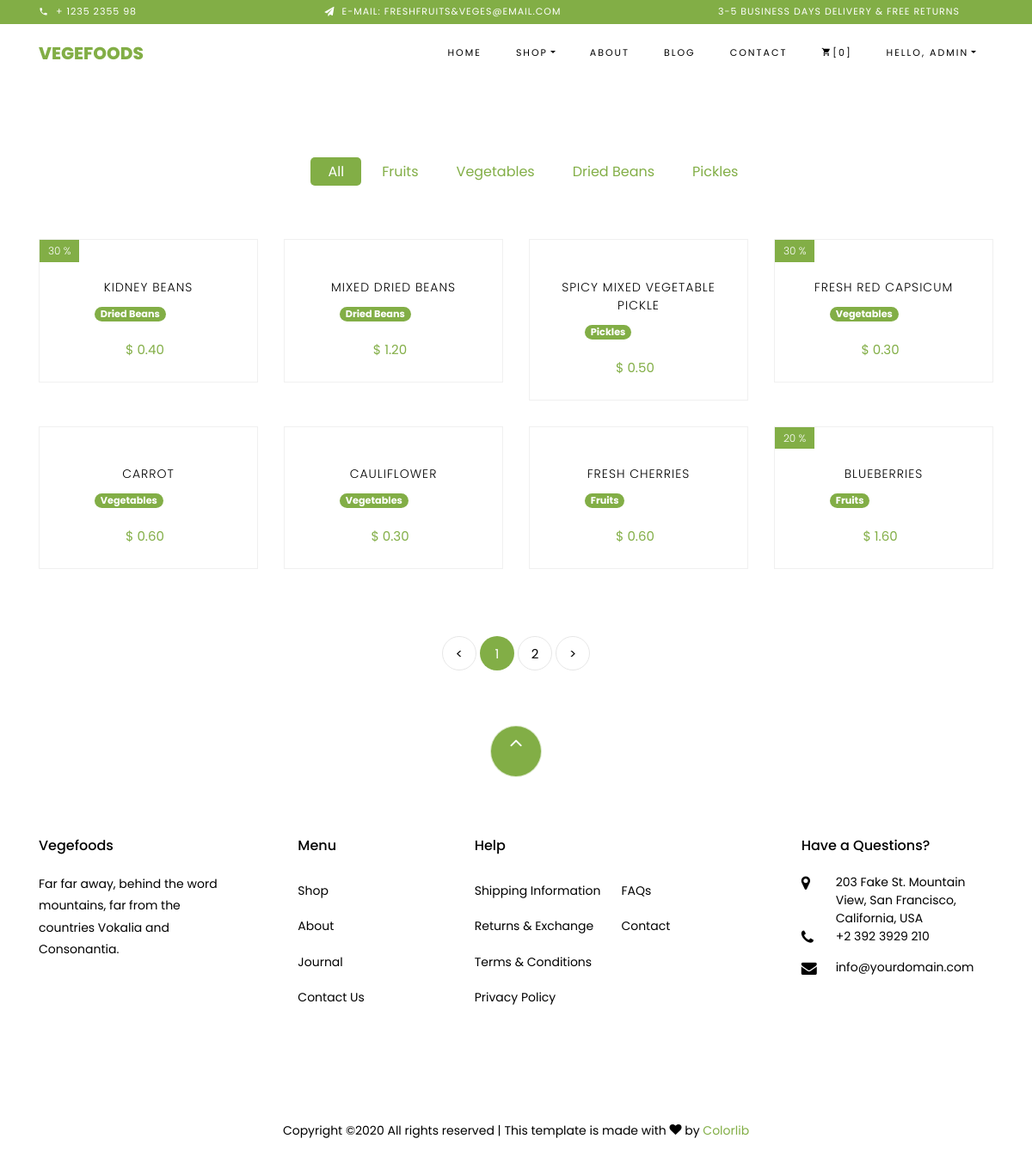
Screenshot of /products/ (signed in) with the database file from the repository.
### ecommerce/models.py (models this page shows, shortened)
class Category(models.Model):
    name = models.CharField(max_length=255)
    def __str__(self):
        return '{}'.format(self.name)
    class Meta:
        verbose_name_plural = "Categories"

class Product(models.Model):
    name = models.CharField(max_length=255)
    price = models.DecimalField(max_digits=7, decimal_places=2)
    image_url = models.CharField(max_length=2058)
    stock = models.IntegerField()
    description = models.CharField(max_length=2058, default='No Description')
    category = models.ForeignKey(Category, on_delete=models.CASCADE, null=True)
    discount = models.ForeignKey(Discount, on_delete=models.CASCADE, null=True)
    date_added = models.DateTimeField(auto_now_add=True)
    @property
    def get_percentage(self):
        percentage = int(self.discount.percentage * 100)
        return percentage

class Discount(models.Model):
    percentage = models.DecimalField(max_digits=7, decimal_places=2)

### ecommerce/views.py (the view)
# urls.py: path('products/', views.product, name='product'),
def product(request):
    products = Product.objects.filter().order_by('-date_added')
    categories = Category.objects.all()
    paginator = Paginator(products, per_page=8)
    page_number = request.GET.get('page', 1)
    page_obj = paginator.get_page(page_number)
    context = {'products': page_obj.object_list,
               'categories': categories,
               'paginator': paginator,
               'page_number': int(page_number)
               }
    return render(request, 'products.html', context)

### ecommerce/templates/products.html (shortened to what this page needs)
{% extends 'base.html' %}
{% block content %}
<section class="ftco-section">
    <div class="container">
        <div class="row justify-content-center">
            <div class="col-md-10 mb-5 text-center">
                <ul class="product-category">
                    <li><a href="#" class="active">All</a></li>
                    {% for category in categories %}
                    <li><a href="{% url 'product_category' category_id=category.id %}"
                           class=""
                    >{{ category.name }}</a></li>
                    {% endfor %}
                </ul>
            </div>
        </div>
        {% if products %}
        <div class="row">
            {% for product in products %}
            <div class="col-md-6 col-lg-3 ftco-animate">
                <div class="product">
                    <a href="{% url 'product_detail' id=product.id %}" class="img-prod"><img class="img-fluid"
                        {% if product.discount_id %}
                        <span class="status">{{ product.get_percentage }} %</span>
                        {% else %}
                        <span></span>
                        {% endif %}
                    </a>
                    <div class="text py-3 pb-4 px-3 text-center">
                        <h3><a href="#">{{ product.name }}</a></h3>
                        <div class="d-flex">
                            <div class="category">
                                <p class="ml-5">
                                   <span class="badge badge-pill badge-success bg-primary">{{ product.category }}</span>
                                </p>
                            </div>
                        </div>
                        <div class="d-flex">
                            <div class="pricing">
                                <p class="price"><span class="mr-2 price">$ {{ product.price }}</span>
                                </p>
                            </div>
                        </div>
                    </div>
                </div>
            </div>
            {% endfor %}
        </div>
        {% endif %}
        <div class="row mt-5">
            <div class="col text-center">
                <div class="block-27">
                    <ul>
                        <li><a href="#">&lt;</a></li>
                        {% for i in paginator.page_range %}
                        <li class="{% if i == page_number %} active {% endif %}">
                            <a class="" href="?page={{ i }}">{{ i }}</a>
                        </li>
                        {% endfor %}
                        <li><a href="#">&gt;</a></li>
                    </ul>
                </div>
            </div>
        </div>
    </div>
</section>
{% endblock %}

### templates/header.html (shortened to what this page needs)
<div class="py-1 bg-primary">
    <div class="container">
        <div class="row no-gutters d-flex align-items-start align-items-center px-md-0">
            <div class="col-lg-12 d-block">
                <div class="row d-flex">
                    <div class="col-md pr-4 d-flex topper align-items-center">
                        <div class="icon mr-2 d-flex justify-content-center align-items-center"><span
                                class="icon-phone2"></span></div>
                        <span class="text">+ 1235 2355 98</span>
                    </div>
                    <div class="col-md pr-4 d-flex topper align-items-center">
                        <div class="icon mr-2 d-flex justify-content-center align-items-center"><span
                                class="icon-paper-plane"></span></div>
                        <span class="text">E-mail: freshfruits&veges@email.com</span>
                    </div>
                    <div class="col-md-5 pr-4 d-flex topper align-items-center text-lg-right">
                        <span class="text">3-5 Business days delivery &amp; Free Returns</span>
                    </div>
                </div>
            </div>
        </div>
    </div>
</div>
<nav class="navbar navbar-expand-lg navbar-dark ftco_navbar bg-dark ftco-navbar-light" id="ftco-navbar">
    <div class="container">
        <a class="navbar-brand" href="index.html">Vegefoods</a>
        <div class="collapse navbar-collapse" id="ftco-nav">
            <ul class="navbar-nav ml-auto">
                <li class="nav-item active"><a href="{% url 'index' %}" class="nav-link">Home</a></li>
                <li class="nav-item dropdown">
                    <a class="nav-link dropdown-toggle" href="#" id="dropdown04" data-toggle="dropdown"
                       aria-haspopup="true" aria-expanded="false">Shop</a>
                </li>
                <li class="nav-item"><a href="{% url 'about' %}" class="nav-link">About</a></li>
                <li class="nav-item"><a href="blog.html" class="nav-link">Blog</a></li>
                <li class="nav-item"><a href="{% url 'contact' %}" class="nav-link">Contact</a></li>
                <li class="nav-item cta cta-colored"><a href="{% url 'cart' %}" class="nav-link"><span
                        class="icon-shopping_cart"></span>[0]</a></li>
                {% if not request.user.is_authenticated %}
                <li class="nav-item"><a href="{% url 'login' %}" class="nav-link">Login</a></li>
                <li class="nav-item"><a href="{% url 'register' %}" class="nav-link">Register</a></li>
                {% else %}
                <li class="nav-item dropdown">
                    <a class="nav-link dropdown-toggle" href="#" id="dropdown04" data-toggle="dropdown"
                       aria-haspopup="true" aria-expanded="false">Hello, {{ request.user }}</a>
                </li>
                {% endif %}
            </ul>
        </div>
    </div>
</nav>

### static/css/icomoon.css (style rules this page uses)
[class^="icon-"], [class*=" icon-"] { font-family: 'icomoon' !important; speak: none; font-style: normal; font-weight: normal; font-variant: normal; text-transform: none; line-height: 1; -webkit-font-smoothing: antialiased; -moz-osx-font-smoothing: grayscale; }
.icon-paper-plane:before { content: "\f1d8"; }
.icon-phone2:before { content: "\e0cd"; }
.icon-shopping_cart:before { content: "\e8cc"; }

### rows the page displays
Category: name "Fruits"
Category: name "Vegetables"
Category: name "Dried Beans"
Category: name "Pickles"
Product: get_percentage "30", name "KIDNEY BEANS", category "Dried Beans"
Product: name "MIXED DRIED BEANS", category "Dried Beans"
Product: name "SPICY MIXED VEGETABLE PICKLE", category "Pickles"
Product: get_percentage "30", name "FRESH RED CAPSICUM", category "Vegetables"
Product: name "CARROT", category "Vegetables"
Product: name "CAULIFLOWER", category "Vegetables"
Product: name "FRESH CHERRIES", category "Fruits"
Product: get_percentage "20", name "BLUEBERRIES", category "Fruits"

### other values shown
{{ request.user }} "ADMIN"
{{ i }} "1" "2"
